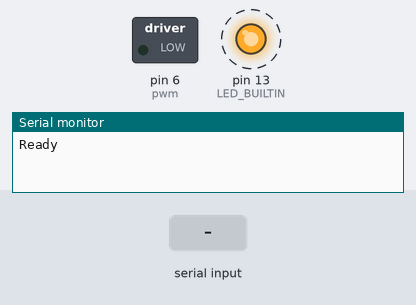
Recording of a sketch running on a simulated Arduino Uno, built with avr-gcc and run on an emulated ATmega328P. Shown: switched loads named in the sketch (green lamp = pin HIGH), output pins drawn as LEDs (lit = HIGH), the last lines printed to the serial monitor. Dashed ring = blinking. The inputs (shaded band) are chosen by the test bench.

Above: at 1.2 s.
1.3 s: "90,45\n" received over Serial
At 2.8 s:
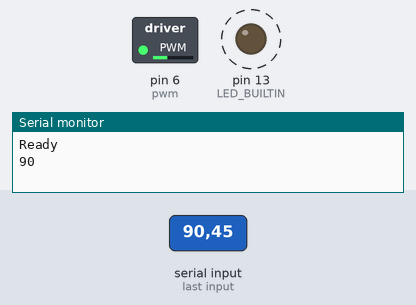
4.3 s: "30,150\n" received over Serial
At 7.2 s:
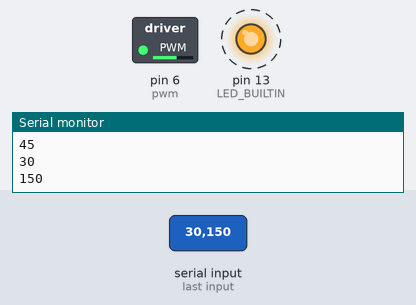
7.3 s: "200\n" received over Serial
At 9.3 s:
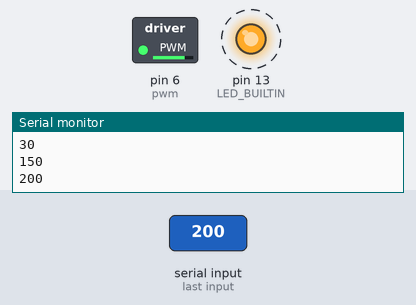
10.3 s: "90\n" received over Serial
At 11.8 s:
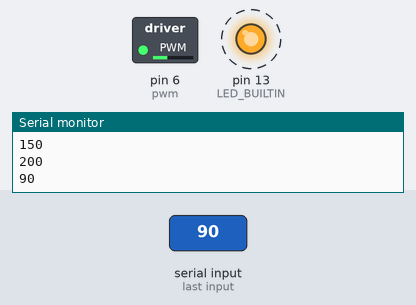
Timing chart, 0 to 14.3 s (numbered marks = the images above; inputs shaded):
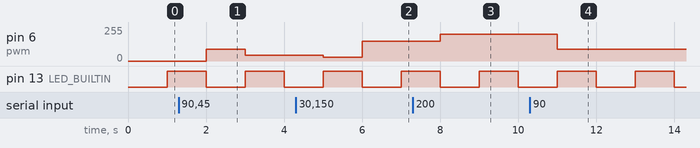

The sketch:

AnalogWrite_Ascii_Input.ino
```cpp
/*
   Dette program tager mod kommandoer tal 0 til 255 for at styre en
   motors omdrejninger ved hjælp af PWM  0=STOP 128 = 50% power 255=100% power
*/

//***********************************
//Setup constants
//***********************************
const int pwm = 6;

//***********************************
// Global variable
//***********************************
int motorSpeed = 0;
int oldSpeed = 0;
int ledToggle = 0;

void setup() {
  //***********************************
  // Set inout and output pins, set default value
  //***********************************
    pinMode(pwm,OUTPUT);
    analogWrite(pwm,0);


    ///////////////////////////
    // FOR DEBUG PURPOSES
    pinMode(LED_BUILTIN, OUTPUT);
    digitalWrite(LED_BUILTIN, ledToggle);

    ///////////////////////////
    //***********************************
    //Serial connection 9600 Baud
    //***********************************
    Serial.begin(9600);
    Serial.println("Ready");
  }

void loop() {
  // put your main code here, to run repeatedly:
  motorSpeed = readSerial();

  // Check if speedchange is nessesary
  if ((oldSpeed != motorSpeed)&&(motorSpeed != -99))
  {
    if (motorSpeed == 0)
    {
      // Shut down pwm
      analogWrite(pwm,0);
    }
    else if ((motorSpeed > 0)&&(motorSpeed<256))
    {
      Serial.println(motorSpeed,DEC);
      analogWrite(pwm, motorSpeed);
    }
    else
    {
      Serial.println("Please input pwn between 0 and 255");
    }
    // Save new speedvalue
    oldSpeed = motorSpeed;
  }
  delay(1000);

  // Toogle the LED 13 for livelight
  ledToggle=ledToggle + 1;
  digitalWrite(LED_BUILTIN,ledToggle%2 );
}

//***********************************
// Read data from UART connection
//***********************************
int readSerial()
{
  int incomingByte=-99;
  if (Serial.available() > 1) {
    // read the incoming byte:
    incomingByte = Serial.parseInt();
  }
  return incomingByte;
}
```

Measured:
- after the input at 1.3 s, pin 6 (pwm): 0/255 → 90/255 after 0.70 s, → 45/255 1.0 s later
- after the input at 4.3 s, pin 6 (pwm): 45/255 → 30/255 after 0.70 s, → 150/255 1.0 s later
- after the input at 7.3 s, pin 6 (pwm): 150/255 → 200/255 after 0.70 s
- after the input at 10.3 s, pin 6 (pwm): 200/255 → 90/255 after 0.70 s
- by itself, pin 13 (LED_BUILTIN): alternates HIGH for 1.0 s and LOW for 1.0 s
